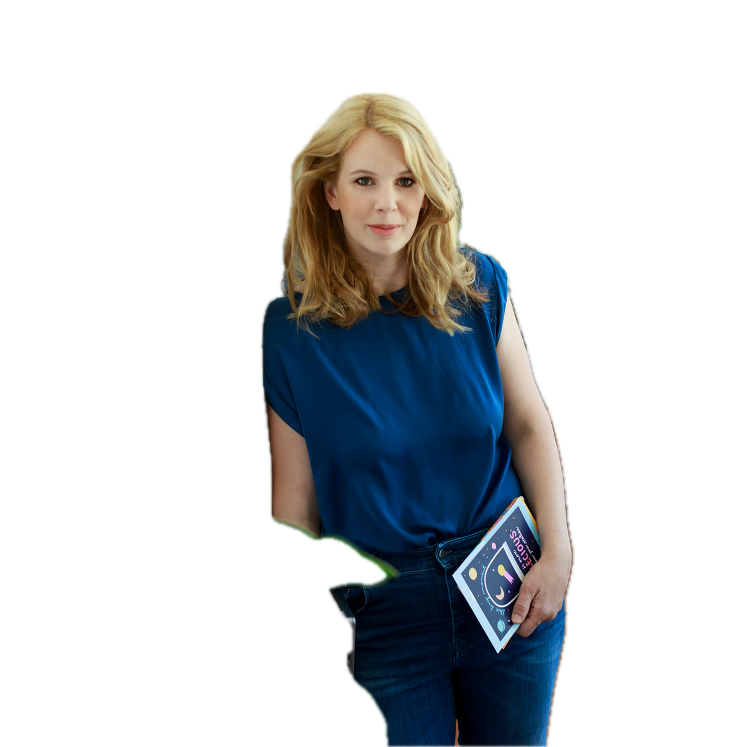
#> input picture graphics/speaker-romina/romina-cutout.png, 1493 x 1493 px, found by its file name (shown at 1/2 size)
$ python prepare.py graphics/speaker-romina/romina-cutout.png graphics/speaker-romina/romina-halftone.png
#> lines starting #> are read from the running program, lines starting #| are printed output that depends on the picture
"""Turns a cut-out portrait (transparent background) into the halftone source for
comp.html: a 1080×1080 grayscale PNG on white (white is discarded by the shader),
head top-centre, body running off the bottom like the wolf's "b" framing.

The cut-out came from the original photo via macOS Vision subject lifting
(VNGenerateForegroundInstanceMaskRequest); any background remover works.

    python3 graphics/speaker-romina/prepare.py graphics/speaker-romina/romina-cutout.png graphics/speaker-romina/romina-halftone.png
"""
import sys
from PIL import Image, ImageFilter, ImageOps

SIZE = 1080
SCALE = 1.7            # her face is smaller in the frame than nika's; this brings it to the same size
FACE = (765, 392)      # face centre in the source photo
TARGET = (540, 400)    # where the face centre lands in the square
FLOOR = 0.05           # darkest luma
GAMMA = 1.2            # her fair skin needs little darkening; the unsharp mask does the work

src = Image.open(sys.argv[1]).convert("RGBA")
#> src is the input picture: PIL image 1493x1493 RGBA; mean R, G, B, A 16.6, 19.3, 21.6, 64.5
src = src.resize((round(src.width * SCALE), round(src.height * SCALE)), Image.LANCZOS)
#> src: PIL image 2538x2538 RGBA

canvas = Image.new("RGBA", (SIZE, SIZE), (255, 255, 255, 255))
#> canvas: PIL image 1080x1080 RGBA; every value is 255
x = TARGET[0] - round(FACE[0] * SCALE)
y = TARGET[1] - round(FACE[1] * SCALE)
canvas.alpha_composite(src, (x, y))
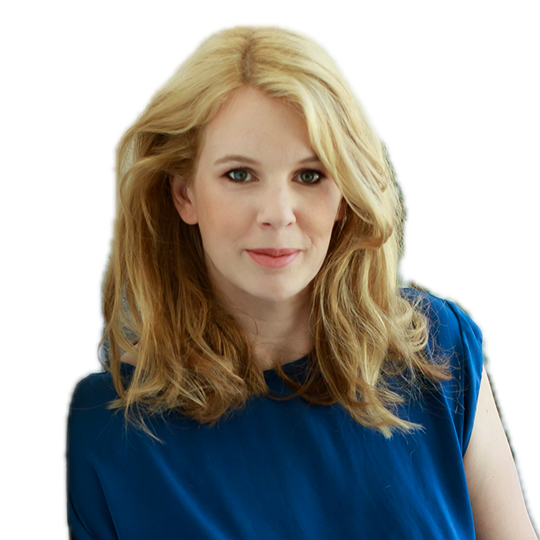
#> canvas: PIL image 1080x1080 RGBA (shown at 1/2 size); mean R, G, B, A 162.7, 161.8, 157.7, 255

gray = ImageOps.grayscale(canvas.convert("RGB"))
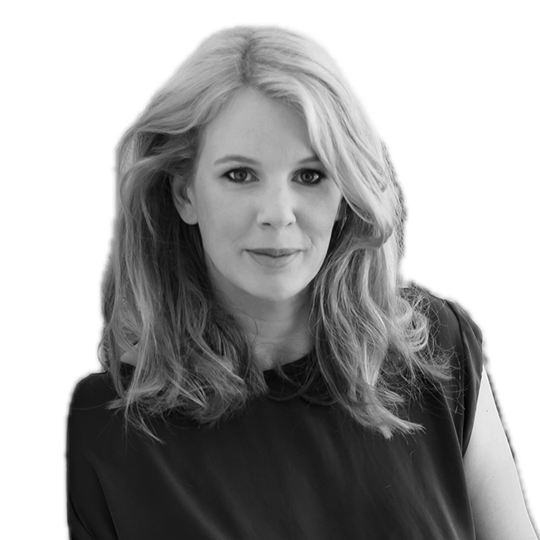
#> gray: PIL image 1080x1080 L (shown at 1/2 size); min 0, max 255, mean 161.6
# local contrast: a tight, strong unsharp mask pulls eyes, brows and mouth out of the pale skin
gray = gray.filter(ImageFilter.UnsharpMask(radius=6, percent=400, threshold=2))
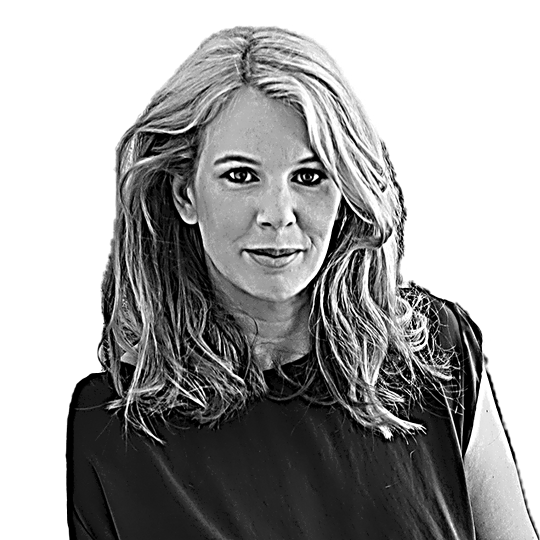
#> gray: PIL image 1080x1080 L (shown at 1/2 size); min 0, max 255, mean 162
lut = [255 if v >= 250 else round(255 * (FLOOR + (1 - FLOOR) * (v / 255) ** GAMMA)) for v in range(256)]
gray.point(lut).save(sys.argv[2])
